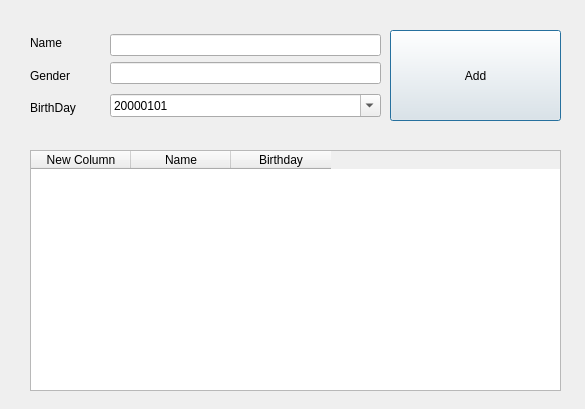
<?xml version="1.0" encoding="UTF-8"?>
<ui version="4.0">
 <class>Dialog</class>
 <widget class="QDialog" name="Dialog">
  <property name="geometry">
   <rect>
    <x>0</x>
    <y>0</y>
    <width>585</width>
    <height>409</height>
   </rect>
  </property>
  <property name="windowTitle">
   <string>Dialog</string>
  </property>
  <widget class="QPushButton" name="btnAdd">
   <property name="geometry">
    <rect>
     <x>390</x>
     <y>30</y>
     <width>171</width>
     <height>91</height>
    </rect>
   </property>
   <property name="text">
    <string>Add</string>
   </property>
  </widget>
  <widget class="QTableWidget" name="tableWidget">
   <property name="geometry">
    <rect>
     <x>30</x>
     <y>150</y>
     <width>531</width>
     <height>241</height>
    </rect>
   </property>
   <column>
    <property name="text">
     <string>New Column</string>
    </property>
   </column>
   <column>
    <property name="text">
     <string>Name</string>
    </property>
   </column>
   <column>
    <property name="text">
     <string>Birthday</string>
    </property>
   </column>
  </widget>
  <widget class="QWidget" name="">
   <property name="geometry">
    <rect>
     <x>30</x>
     <y>30</y>
     <width>71</width>
     <height>91</height>
    </rect>
   </property>
   <layout class="QVBoxLayout" name="verticalLayout">
    <item>
     <widget class="QLabel" name="label">
      <property name="text">
       <string>Name</string>
      </property>
     </widget>
    </item>
    <item>
     <widget class="QLabel" name="label_2">
      <property name="text">
       <string>Gender</string>
      </property>
     </widget>
    </item>
    <item>
     <widget class="QLabel" name="label_3">
      <property name="text">
       <string>BirthDay</string>
      </property>
     </widget>
    </item>
   </layout>
  </widget>
  <widget class="QWidget" name="">
   <property name="geometry">
    <rect>
     <x>110</x>
     <y>30</y>
     <width>271</width>
     <height>92</height>
    </rect>
   </property>
   <layout class="QVBoxLayout" name="verticalLayout_3">
    <item>
     <layout class="QVBoxLayout" name="verticalLayout_2">
      <item>
       <widget class="QLineEdit" name="editName"/>
      </item>
      <item>
       <widget class="QLineEdit" name="editGender"/>
      </item>
     </layout>
    </item>
    <item>
     <widget class="QDateEdit" name="editBirthday">
      <property name="displayFormat">
       <string>yyyyMMdd</string>
      </property>
      <property name="calendarPopup">
       <bool>true</bool>
      </property>
     </widget>
    </item>
   </layout>
  </widget>
 </widget>
 <resources/>
 <connections/>
</ui>
